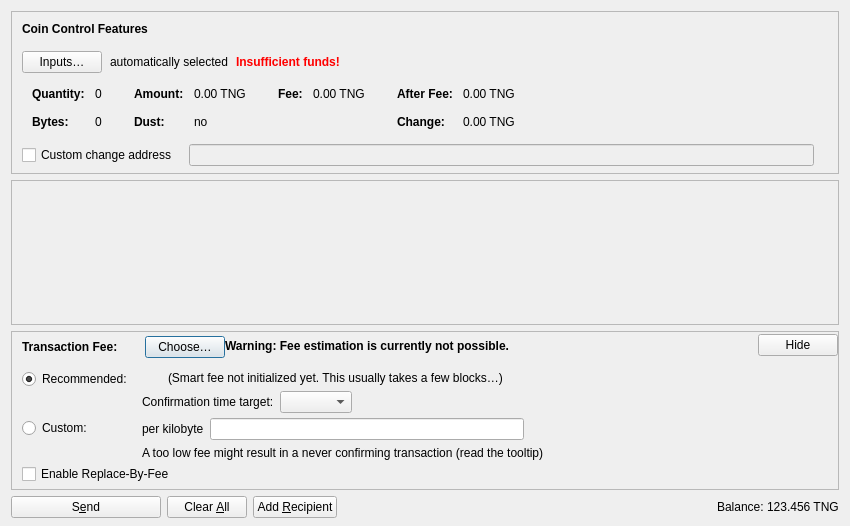
<?xml version="1.0" encoding="UTF-8"?>
<ui version="4.0">
 <class>SendCoinsDialog</class>
 <widget class="QDialog" name="SendCoinsDialog">
  <property name="geometry">
   <rect>
    <x>0</x>
    <y>0</y>
    <width>850</width>
    <height>526</height>
   </rect>
  </property>
  <property name="windowTitle">
   <string>Send Coins</string>
  </property>
  <layout class="QVBoxLayout" name="verticalLayout" stretch="0,1,0,0">
   <property name="bottomMargin">
    <number>8</number>
   </property>
   <item>
    <widget class="QFrame" name="frameCoinControl">
     <property name="sizePolicy">
      <sizepolicy hsizetype="Expanding" vsizetype="Expanding">
       <horstretch>0</horstretch>
       <verstretch>0</verstretch>
      </sizepolicy>
     </property>
     <property name="maximumSize">
      <size>
       <width>16777215</width>
       <height>16777215</height>
      </size>
     </property>
     <property name="frameShape">
      <enum>QFrame::StyledPanel</enum>
     </property>
     <property name="frameShadow">
      <enum>QFrame::Sunken</enum>
     </property>
     <layout class="QVBoxLayout" name="verticalLayoutCoinControl2">
      <property name="spacing">
       <number>0</number>
      </property>
      <property name="leftMargin">
       <number>0</number>
      </property>
      <property name="topMargin">
       <number>0</number>
      </property>
      <property name="rightMargin">
       <number>0</number>
      </property>
      <property name="bottomMargin">
       <number>6</number>
      </property>
      <item>
       <layout class="QVBoxLayout" name="verticalLayoutCoinControl" stretch="0,0,0,0,1">
        <property name="spacing">
         <number>0</number>
        </property>
        <property name="leftMargin">
         <number>10</number>
        </property>
        <property name="topMargin">
         <number>10</number>
        </property>
        <item>
         <layout class="QHBoxLayout" name="horizontalLayoutCoinControl1">
          <property name="bottomMargin">
           <number>15</number>
          </property>
          <item>
           <widget class="QLabel" name="labelCoinControlFeatures">
            <property name="sizePolicy">
             <sizepolicy hsizetype="Preferred" vsizetype="Maximum">
              <horstretch>0</horstretch>
              <verstretch>0</verstretch>
             </sizepolicy>
            </property>
            <property name="font">
             <font>
              <weight>75</weight>
              <bold>true</bold>
             </font>
            </property>
            <property name="styleSheet">
             <string notr="true">font-weight:bold;</string>
            </property>
            <property name="text">
             <string>Coin Control Features</string>
            </property>
           </widget>
          </item>
         </layout>
        </item>
        <item>
         <layout class="QHBoxLayout" name="horizontalLayoutCoinControl2" stretch="0,0,0,0">
          <property name="spacing">
           <number>8</number>
          </property>
          <property name="bottomMargin">
           <number>10</number>
          </property>
          <item>
           <widget class="QPushButton" name="pushButtonCoinControl">
            <property name="styleSheet">
             <string notr="true"/>
            </property>
            <property name="text">
             <string>Inputs…</string>
            </property>
            <property name="autoDefault">
             <bool>false</bool>
            </property>
           </widget>
          </item>
          <item>
           <widget class="QLabel" name="labelCoinControlAutomaticallySelected">
            <property name="text">
             <string>automatically selected</string>
            </property>
            <property name="margin">
             <number>5</number>
            </property>
           </widget>
          </item>
          <item>
           <widget class="QLabel" name="labelCoinControlInsuffFunds">
            <property name="font">
             <font>
              <weight>75</weight>
              <bold>true</bold>
             </font>
            </property>
            <property name="styleSheet">
             <string notr="true">color:red;font-weight:bold;</string>
            </property>
            <property name="text">
             <string>Insufficient funds!</string>
            </property>
            <property name="margin">
             <number>5</number>
            </property>
           </widget>
          </item>
          <item>
           <spacer name="horizontalSpacerCoinControl">
            <property name="orientation">
             <enum>Qt::Horizontal</enum>
            </property>
            <property name="sizeHint" stdset="0">
             <size>
              <width>40</width>
              <height>1</height>
             </size>
            </property>
           </spacer>
          </item>
         </layout>
        </item>
        <item>
         <widget class="QWidget" name="widgetCoinControl" native="true">
          <property name="sizePolicy">
           <sizepolicy hsizetype="Preferred" vsizetype="Preferred">
            <horstretch>0</horstretch>
            <verstretch>0</verstretch>
           </sizepolicy>
          </property>
          <property name="minimumSize">
           <size>
            <width>0</width>
            <height>0</height>
           </size>
          </property>
          <property name="styleSheet">
           <string notr="true"/>
          </property>
          <layout class="QHBoxLayout" name="horizontalLayoutCoinControl5">
           <property name="leftMargin">
            <number>0</number>
           </property>
           <property name="topMargin">
            <number>0</number>
           </property>
           <property name="rightMargin">
            <number>0</number>
           </property>
           <property name="bottomMargin">
            <number>0</number>
           </property>
           <item>
            <layout class="QHBoxLayout" name="horizontalLayoutCoinControl3" stretch="0,0,0,1">
             <property name="spacing">
              <number>20</number>
             </property>
             <property name="topMargin">
              <number>0</number>
             </property>
             <property name="bottomMargin">
              <number>10</number>
             </property>
             <item>
              <layout class="QFormLayout" name="formLayoutCoinControl1">
               <property name="horizontalSpacing">
                <number>10</number>
               </property>
               <property name="verticalSpacing">
                <number>14</number>
               </property>
               <property name="leftMargin">
                <number>10</number>
               </property>
               <property name="topMargin">
                <number>4</number>
               </property>
               <property name="rightMargin">
                <number>6</number>
               </property>
               <item row="0" column="0">
                <widget class="QLabel" name="labelCoinControlQuantityText">
                 <property name="font">
                  <font>
                   <weight>75</weight>
                   <bold>true</bold>
                  </font>
                 </property>
                 <property name="text">
                  <string>Quantity:</string>
                 </property>
                 <property name="margin">
                  <number>0</number>
                 </property>
                </widget>
               </item>
               <item row="0" column="1">
                <widget class="QLabel" name="labelCoinControlQuantity">
                 <property name="cursor">
                  <cursorShape>IBeamCursor</cursorShape>
                 </property>
                 <property name="contextMenuPolicy">
                  <enum>Qt::ActionsContextMenu</enum>
                 </property>
                 <property name="text">
                  <string notr="true">0</string>
                 </property>
                 <property name="margin">
                  <number>0</number>
                 </property>
                 <property name="textInteractionFlags">
                  <set>Qt::LinksAccessibleByMouse|Qt::TextSelectableByKeyboard|Qt::TextSelectableByMouse</set>
                 </property>
                </widget>
               </item>
               <item row="1" column="0">
                <widget class="QLabel" name="labelCoinControlBytesText">
                 <property name="font">
                  <font>
                   <weight>75</weight>
                   <bold>true</bold>
                  </font>
                 </property>
                 <property name="text">
                  <string>Bytes:</string>
                 </property>
                </widget>
               </item>
               <item row="1" column="1">
                <widget class="QLabel" name="labelCoinControlBytes">
                 <property name="cursor">
                  <cursorShape>IBeamCursor</cursorShape>
                 </property>
                 <property name="contextMenuPolicy">
                  <enum>Qt::ActionsContextMenu</enum>
                 </property>
                 <property name="text">
                  <string notr="true">0</string>
                 </property>
                 <property name="textInteractionFlags">
                  <set>Qt::LinksAccessibleByMouse|Qt::TextSelectableByKeyboard|Qt::TextSelectableByMouse</set>
                 </property>
                </widget>
               </item>
              </layout>
             </item>
             <item>
              <layout class="QFormLayout" name="formLayoutCoinControl2">
               <property name="horizontalSpacing">
                <number>10</number>
               </property>
               <property name="verticalSpacing">
                <number>14</number>
               </property>
               <property name="leftMargin">
                <number>6</number>
               </property>
               <property name="topMargin">
                <number>4</number>
               </property>
               <property name="rightMargin">
                <number>6</number>
               </property>
               <item row="0" column="0">
                <widget class="QLabel" name="labelCoinControlAmountText">
                 <property name="font">
                  <font>
                   <weight>75</weight>
                   <bold>true</bold>
                  </font>
                 </property>
                 <property name="text">
                  <string>Amount:</string>
                 </property>
                 <property name="margin">
                  <number>0</number>
                 </property>
                </widget>
               </item>
               <item row="0" column="1">
                <widget class="QLabel" name="labelCoinControlAmount">
                 <property name="cursor">
                  <cursorShape>IBeamCursor</cursorShape>
                 </property>
                 <property name="contextMenuPolicy">
                  <enum>Qt::ActionsContextMenu</enum>
                 </property>
                 <property name="text">
                  <string notr="true">0.00 TNG</string>
                 </property>
                 <property name="textInteractionFlags">
                  <set>Qt::LinksAccessibleByMouse|Qt::TextSelectableByKeyboard|Qt::TextSelectableByMouse</set>
                 </property>
                </widget>
               </item>
               <item row="1" column="0">
                <widget class="QLabel" name="labelCoinControlLowOutputText">
                 <property name="font">
                  <font>
                   <weight>75</weight>
                   <bold>true</bold>
                  </font>
                 </property>
                 <property name="text">
                  <string>Dust:</string>
                 </property>
                </widget>
               </item>
               <item row="1" column="1">
                <widget class="QLabel" name="labelCoinControlLowOutput">
                 <property name="cursor">
                  <cursorShape>IBeamCursor</cursorShape>
                 </property>
                 <property name="contextMenuPolicy">
                  <enum>Qt::ActionsContextMenu</enum>
                 </property>
                 <property name="text">
                  <string notr="true">no</string>
                 </property>
                 <property name="textInteractionFlags">
                  <set>Qt::LinksAccessibleByMouse|Qt::TextSelectableByKeyboard|Qt::TextSelectableByMouse</set>
                 </property>
                </widget>
               </item>
              </layout>
             </item>
             <item>
              <layout class="QFormLayout" name="formLayoutCoinControl3">
               <property name="horizontalSpacing">
                <number>10</number>
               </property>
               <property name="verticalSpacing">
                <number>14</number>
               </property>
               <property name="leftMargin">
                <number>6</number>
               </property>
               <property name="topMargin">
                <number>4</number>
               </property>
               <property name="rightMargin">
                <number>6</number>
               </property>
               <item row="0" column="0">
                <widget class="QLabel" name="labelCoinControlFeeText">
                 <property name="font">
                  <font>
                   <weight>75</weight>
                   <bold>true</bold>
                  </font>
                 </property>
                 <property name="text">
                  <string>Fee:</string>
                 </property>
                 <property name="margin">
                  <number>0</number>
                 </property>
                </widget>
               </item>
               <item row="0" column="1">
                <widget class="QLabel" name="labelCoinControlFee">
                 <property name="cursor">
                  <cursorShape>IBeamCursor</cursorShape>
                 </property>
                 <property name="contextMenuPolicy">
                  <enum>Qt::ActionsContextMenu</enum>
                 </property>
                 <property name="text">
                  <string notr="true">0.00 TNG</string>
                 </property>
                 <property name="textInteractionFlags">
                  <set>Qt::LinksAccessibleByMouse|Qt::TextSelectableByKeyboard|Qt::TextSelectableByMouse</set>
                 </property>
                </widget>
               </item>
              </layout>
             </item>
             <item>
              <layout class="QFormLayout" name="formLayoutCoinControl4">
               <property name="horizontalSpacing">
                <number>10</number>
               </property>
               <property name="verticalSpacing">
                <number>14</number>
               </property>
               <property name="leftMargin">
                <number>6</number>
               </property>
               <property name="topMargin">
                <number>4</number>
               </property>
               <property name="rightMargin">
                <number>6</number>
               </property>
               <item row="0" column="0">
                <widget class="QLabel" name="labelCoinControlAfterFeeText">
                 <property name="font">
                  <font>
                   <weight>75</weight>
                   <bold>true</bold>
                  </font>
                 </property>
                 <property name="text">
                  <string>After Fee:</string>
                 </property>
                 <property name="margin">
                  <number>0</number>
                 </property>
                </widget>
               </item>
               <item row="0" column="1">
                <widget class="QLabel" name="labelCoinControlAfterFee">
                 <property name="cursor">
                  <cursorShape>IBeamCursor</cursorShape>
                 </property>
                 <property name="contextMenuPolicy">
                  <enum>Qt::ActionsContextMenu</enum>
                 </property>
                 <property name="text">
                  <string notr="true">0.00 TNG</string>
                 </property>
                 <property name="textInteractionFlags">
                  <set>Qt::LinksAccessibleByMouse|Qt::TextSelectableByKeyboard|Qt::TextSelectableByMouse</set>
                 </property>
                </widget>
               </item>
               <item row="1" column="0">
                <widget class="QLabel" name="labelCoinControlChangeText">
                 <property name="font">
                  <font>
                   <weight>75</weight>
                   <bold>true</bold>
                  </font>
                 </property>
                 <property name="text">
                  <string>Change:</string>
                 </property>
                </widget>
               </item>
               <item row="1" column="1">
                <widget class="QLabel" name="labelCoinControlChange">
                 <property name="cursor">
                  <cursorShape>IBeamCursor</cursorShape>
                 </property>
                 <property name="contextMenuPolicy">
                  <enum>Qt::ActionsContextMenu</enum>
                 </property>
                 <property name="text">
                  <string notr="true">0.00 TNG</string>
                 </property>
                 <property name="textInteractionFlags">
                  <set>Qt::LinksAccessibleByMouse|Qt::TextSelectableByKeyboard|Qt::TextSelectableByMouse</set>
                 </property>
                </widget>
               </item>
              </layout>
             </item>
            </layout>
           </item>
          </layout>
         </widget>
        </item>
        <item>
         <layout class="QHBoxLayout" name="horizontalLayoutCoinControl4" stretch="0,0,0">
          <property name="spacing">
           <number>12</number>
          </property>
          <property name="sizeConstraint">
           <enum>QLayout::SetDefaultConstraint</enum>
          </property>
          <property name="topMargin">
           <number>5</number>
          </property>
          <property name="rightMargin">
           <number>5</number>
          </property>
          <item>
           <widget class="QCheckBox" name="checkBoxCoinControlChange">
            <property name="toolTip">
             <string>If this is activated, but the change address is empty or invalid, change will be sent to a newly generated address.</string>
            </property>
            <property name="text">
             <string>Custom change address</string>
            </property>
           </widget>
          </item>
          <item>
           <widget class="QValidatedLineEdit" name="lineEditCoinControlChange">
            <property name="enabled">
             <bool>false</bool>
            </property>
            <property name="sizePolicy">
             <sizepolicy hsizetype="Expanding" vsizetype="Fixed">
              <horstretch>0</horstretch>
              <verstretch>0</verstretch>
             </sizepolicy>
            </property>
           </widget>
          </item>
          <item>
           <widget class="QLabel" name="labelCoinControlChangeLabel">
            <property name="sizePolicy">
             <sizepolicy hsizetype="Preferred" vsizetype="Expanding">
              <horstretch>0</horstretch>
              <verstretch>0</verstretch>
             </sizepolicy>
            </property>
            <property name="minimumSize">
             <size>
              <width>0</width>
              <height>0</height>
             </size>
            </property>
            <property name="text">
             <string/>
            </property>
            <property name="margin">
             <number>3</number>
            </property>
           </widget>
          </item>
         </layout>
        </item>
        <item>
         <spacer name="verticalSpacerCoinControl">
          <property name="orientation">
           <enum>Qt::Vertical</enum>
          </property>
          <property name="sizeHint" stdset="0">
           <size>
            <width>800</width>
            <height>1</height>
           </size>
          </property>
         </spacer>
        </item>
       </layout>
      </item>
     </layout>
    </widget>
   </item>
   <item>
    <widget class="QScrollArea" name="scrollArea">
     <property name="widgetResizable">
      <bool>true</bool>
     </property>
     <widget class="QWidget" name="scrollAreaWidgetContents">
      <property name="geometry">
       <rect>
        <x>0</x>
        <y>0</y>
        <width>830</width>
        <height>104</height>
       </rect>
      </property>
      <layout class="QVBoxLayout" name="verticalLayout_2" stretch="0,1">
       <property name="leftMargin">
        <number>0</number>
       </property>
       <property name="topMargin">
        <number>0</number>
       </property>
       <property name="rightMargin">
        <number>0</number>
       </property>
       <property name="bottomMargin">
        <number>0</number>
       </property>
       <item>
        <layout class="QVBoxLayout" name="entries">
         <property name="spacing">
          <number>6</number>
         </property>
        </layout>
       </item>
       <item>
        <spacer name="verticalSpacer">
         <property name="orientation">
          <enum>Qt::Vertical</enum>
         </property>
         <property name="sizeHint" stdset="0">
          <size>
           <width>20</width>
           <height>40</height>
          </size>
         </property>
        </spacer>
       </item>
      </layout>
     </widget>
    </widget>
   </item>
   <item>
    <widget class="QFrame" name="frameFee">
     <property name="sizePolicy">
      <sizepolicy hsizetype="Expanding" vsizetype="Expanding">
       <horstretch>0</horstretch>
       <verstretch>0</verstretch>
      </sizepolicy>
     </property>
     <property name="maximumSize">
      <size>
       <width>16777215</width>
       <height>16777215</height>
      </size>
     </property>
     <property name="frameShape">
      <enum>QFrame::StyledPanel</enum>
     </property>
     <property name="frameShadow">
      <enum>QFrame::Sunken</enum>
     </property>
     <layout class="QVBoxLayout" name="verticalLayoutFee1">
      <property name="spacing">
       <number>0</number>
      </property>
      <property name="leftMargin">
       <number>0</number>
      </property>
      <property name="topMargin">
       <number>0</number>
      </property>
      <property name="rightMargin">
       <number>0</number>
      </property>
      <property name="bottomMargin">
       <number>0</number>
      </property>
      <item>
       <layout class="QVBoxLayout" name="verticalLayoutFee2" stretch="0,0,0">
        <property name="spacing">
         <number>0</number>
        </property>
        <property name="leftMargin">
         <number>10</number>
        </property>
        <property name="topMargin">
         <number>0</number>
        </property>
        <item>
         <layout class="QHBoxLayout" name="horizontalLayoutFee1">
          <property name="bottomMargin">
           <number>0</number>
          </property>
          <item>
           <layout class="QVBoxLayout" name="verticalLayoutFee7">
            <property name="spacing">
             <number>0</number>
            </property>
            <item>
             <spacer name="verticalSpacerSmartFee">
              <property name="orientation">
               <enum>Qt::Vertical</enum>
              </property>
              <property name="sizeType">
               <enum>QSizePolicy::Fixed</enum>
              </property>
              <property name="sizeHint" stdset="0">
               <size>
                <width>1</width>
                <height>4</height>
               </size>
              </property>
             </spacer>
            </item>
            <item>
             <layout class="QHBoxLayout" name="horizontalLayoutSmartFee">
              <property name="spacing">
               <number>10</number>
              </property>
              <item>
               <widget class="QLabel" name="labelFeeHeadline">
                <property name="sizePolicy">
                 <sizepolicy hsizetype="Preferred" vsizetype="Maximum">
                  <horstretch>0</horstretch>
                  <verstretch>0</verstretch>
                 </sizepolicy>
                </property>
                <property name="font">
                 <font>
                  <weight>75</weight>
                  <bold>true</bold>
                 </font>
                </property>
                <property name="styleSheet">
                 <string notr="true">font-weight:bold;</string>
                </property>
                <property name="text">
                 <string>Transaction Fee:</string>
                </property>
               </widget>
              </item>
              <item>
               <widget class="QLabel" name="labelFeeMinimized">
                <property name="text">
                 <string/>
                </property>
               </widget>
              </item>
              <item>
               <widget class="QPushButton" name="buttonChooseFee">
                <property name="text">
                 <string>Choose…</string>
                </property>
               </widget>
              </item>
             </layout>
            </item>
            <item>
             <spacer name="verticalSpacer_5">
              <property name="orientation">
               <enum>Qt::Vertical</enum>
              </property>
              <property name="sizeHint" stdset="0">
               <size>
                <width>1</width>
                <height>1</height>
               </size>
              </property>
             </spacer>
            </item>
           </layout>
          </item>
          <item>
           <widget class="QLabel" name="fallbackFeeWarningLabel">
            <property name="toolTip">
             <string>Using the fallbackfee can result in sending a transaction that will take several hours or days (or never) to confirm. Consider choosing your fee manually or wait until you have validated the complete chain.</string>
            </property>
            <property name="font">
            <font>
                <weight>75</weight>
                <bold>true</bold>
            </font>
            </property>
            <property name="text">
             <string>Warning: Fee estimation is currently not possible.</string>
            </property>
            <property name="wordWrap">
             <bool>false</bool>
            </property>
           </widget>
          </item>
          <item>
           <spacer name="horizontalSpacer_4">
            <property name="orientation">
             <enum>Qt::Horizontal</enum>
            </property>
            <property name="sizeType">
             <enum>QSizePolicy::MinimumExpanding</enum>
            </property>
            <property name="sizeHint" stdset="0">
             <size>
              <width>40</width>
              <height>20</height>
             </size>
            </property>
           </spacer>
          </item>
          <item>
           <widget class="QPushButton" name="buttonMinimizeFee">
            <property name="toolTip">
             <string>Hide transaction fee settings</string>
            </property>
            <property name="text">
             <string>Hide</string>
            </property>
           </widget>
          </item>
         </layout>
        </item>
        <item>
         <widget class="QFrame" name="frameFeeSelection">
          <layout class="QVBoxLayout" name="verticalLayoutFee12">
           <property name="spacing">
            <number>0</number>
           </property>
           <property name="leftMargin">
            <number>0</number>
           </property>
           <property name="topMargin">
            <number>0</number>
           </property>
           <property name="rightMargin">
            <number>0</number>
           </property>
           <property name="bottomMargin">
            <number>0</number>
           </property>
           <item>
            <layout class="QGridLayout" name="gridLayoutFee">
             <property name="topMargin">
              <number>10</number>
             </property>
             <property name="bottomMargin">
              <number>4</number>
             </property>
             <property name="horizontalSpacing">
              <number>10</number>
             </property>
             <property name="verticalSpacing">
              <number>4</number>
             </property>
             <item row="1" column="1">
              <layout class="QVBoxLayout" name="verticalLayoutFee8">
               <property name="spacing">
                <number>6</number>
               </property>
               <item>
                <layout class="QHBoxLayout" name="horizontalLayoutFee13">
                 <item>
                  <widget class="QLabel" name="labelCustomPerKilobyte">
                   <property name="toolTip">
                    <string>Specify a custom fee per kB (1,000 bytes) of the transaction's virtual size.

Note:  Since the fee is calculated on a per-byte basis, a fee rate of "100 satoshis per kvB" for a transaction size of 500 virtual bytes (half of 1 kvB) would ultimately yield a fee of only 50 satoshis.</string>
                   </property>
                   <property name="text">
                    <string>per kilobyte</string>
                   </property>
                  </widget>
                 </item>
                 <item>
                  <widget class="TangerineAmountField" name="customFee"/>
                 </item>
                 <item>
                  <spacer name="horizontalSpacer_6">
                   <property name="orientation">
                    <enum>Qt::Horizontal</enum>
                   </property>
                   <property name="sizeHint" stdset="0">
                    <size>
                     <width>1</width>
                     <height>1</height>
                    </size>
                   </property>
                  </spacer>
                 </item>
                </layout>
               </item>
               <item>
                <layout class="QHBoxLayout" name="horizontalLayoutFee8">
                 <item>
                  <widget class="QLabel" name="labelCustomFeeWarning">
                   <property name="enabled">
                    <bool>true</bool>
                   </property>
                   <property name="toolTip">
                    <string>When there is less transaction volume than space in the blocks, miners as well as relaying nodes may enforce a minimum fee. Paying only this minimum fee is just fine, but be aware that this can result in a never confirming transaction once there is more demand for tangerine transactions than the network can process.</string>
                   </property>
                   <property name="text">
                    <string>A too low fee might result in a never confirming transaction (read the tooltip)</string>
                   </property>
                  </widget>
                 </item>
                 <item>
                  <spacer name="horizontalSpacer_2">
                   <property name="orientation">
                    <enum>Qt::Horizontal</enum>
                   </property>
                   <property name="sizeHint" stdset="0">
                    <size>
                     <width>1</width>
                     <height>1</height>
                    </size>
                   </property>
                  </spacer>
                 </item>
                </layout>
               </item>
              </layout>
             </item>
             <item row="0" column="0">
              <layout class="QVBoxLayout" name="verticalLayoutFee4" stretch="0,1">
               <item>
                <widget class="QRadioButton" name="radioSmartFee">
                 <property name="text">
                  <string>Recommended:</string>
                 </property>
                 <property name="checked">
                  <bool>true</bool>
                 </property>
                 <attribute name="buttonGroup">
                  <string notr="true">groupFee</string>
                 </attribute>
                </widget>
               </item>
               <item>
                <spacer name="verticalSpacer_2">
                 <property name="orientation">
                  <enum>Qt::Vertical</enum>
                 </property>
                 <property name="sizeHint" stdset="0">
                  <size>
                   <width>1</width>
                   <height>1</height>
                  </size>
                 </property>
                </spacer>
               </item>
              </layout>
             </item>
             <item row="1" column="0">
              <layout class="QVBoxLayout" name="verticalLayoutFee9" stretch="0,1">
               <item>
                <widget class="QRadioButton" name="radioCustomFee">
                 <property name="text">
                  <string>Custom:</string>
                 </property>
                 <attribute name="buttonGroup">
                  <string notr="true">groupFee</string>
                 </attribute>
                </widget>
               </item>
               <item>
                <spacer name="verticalSpacer_6">
                 <property name="orientation">
                  <enum>Qt::Vertical</enum>
                 </property>
                 <property name="sizeHint" stdset="0">
                  <size>
                   <width>1</width>
                   <height>1</height>
                  </size>
                 </property>
                </spacer>
               </item>
              </layout>
             </item>
             <item row="0" column="1">
              <layout class="QVBoxLayout" name="verticalLayoutFee3" stretch="0,0,1">
               <property name="spacing">
                <number>6</number>
               </property>
               <property name="topMargin">
                <number>2</number>
               </property>
               <item>
                <layout class="QHBoxLayout" name="horizontalLayoutFee12">
                 <item>
                  <widget class="QLabel" name="labelSmartFee">
                   <property name="text">
                    <string/>
                   </property>
                  </widget>
                 </item>
                 <item>
                  <widget class="QLabel" name="labelFeeEstimation">
                   <property name="text">
                    <string/>
                   </property>
                  </widget>
                 </item>
                 <item>
                  <widget class="QLabel" name="labelSmartFee2">
                   <property name="text">
                    <string>(Smart fee not initialized yet. This usually takes a few blocks…)</string>
                   </property>
                  </widget>
                 </item>
                 <item>
                  <spacer name="horizontalSpacer_5">
                   <property name="orientation">
                    <enum>Qt::Horizontal</enum>
                   </property>
                   <property name="sizeHint" stdset="0">
                    <size>
                     <width>1</width>
                     <height>1</height>
                    </size>
                   </property>
                  </spacer>
                 </item>
                </layout>
               </item>
               <item>
                <layout class="QHBoxLayout" name="horizontalLayoutFee9">
                 <item>
                  <layout class="QVBoxLayout" name="verticalLayoutFee6">
                   <item>
                    <widget class="QLabel" name="labelSmartFee3">
                     <property name="text">
                      <string>Confirmation time target:</string>
                     </property>
                    </widget>
                   </item>
                  </layout>
                 </item>
                 <item>
                  <layout class="QVBoxLayout" name="verticalLayoutFee5">
                   <property name="rightMargin">
                    <number>30</number>
                   </property>
                   <item>
                    <layout class="QHBoxLayout" name="horizontalLayoutConfTarget">
                     <property name="bottomMargin">
                      <number>0</number>
                     </property>
                     <item>
                      <widget class="QComboBox" name="confTargetSelector"/>
                     </item>
                     <item>
                      <spacer name="horizontalSpacerConfTarget">
                       <property name="orientation">
                        <enum>Qt::Horizontal</enum>
                       </property>
                       <property name="sizeHint" stdset="0">
                        <size>
                         <width>40</width>
                         <height>20</height>
                        </size>
                       </property>
                      </spacer>
                     </item>
                    </layout>
                   </item>
                  </layout>
                 </item>
                </layout>
               </item>
               <item>
                <spacer name="verticalSpacer_4">
                 <property name="orientation">
                  <enum>Qt::Vertical</enum>
                 </property>
                 <property name="sizeHint" stdset="0">
                  <size>
                   <width>1</width>
                   <height>1</height>
                  </size>
                 </property>
                </spacer>
               </item>
              </layout>
             </item>
            </layout>
           </item>
           <item>
            <widget class="QCheckBox" name="optInRBF">
             <property name="text">
              <string>Enable Replace-By-Fee</string>
             </property>
             <property name="toolTip">
              <string>With Replace-By-Fee (BIP-125) you can increase a transaction's fee after it is sent. Without this, a higher fee may be recommended to compensate for increased transaction delay risk.</string>
             </property>
            </widget>
           </item>
          </layout>
         </widget>
        </item>
        <item>
         <spacer name="verticalSpacerFee">
          <property name="orientation">
           <enum>Qt::Vertical</enum>
          </property>
          <property name="sizeHint" stdset="0">
           <size>
            <width>40</width>
            <height>5</height>
           </size>
          </property>
         </spacer>
        </item>
       </layout>
      </item>
     </layout>
    </widget>
   </item>
   <item>
    <layout class="QHBoxLayout" name="horizontalLayout">
     <item>
      <widget class="QPushButton" name="sendButton">
       <property name="minimumSize">
        <size>
         <width>150</width>
         <height>0</height>
        </size>
       </property>
       <property name="toolTip">
        <string>Confirm the send action</string>
       </property>
       <property name="text">
        <string>S&amp;end</string>
       </property>
       <property name="icon">
        <iconset resource="../tangerine.qrc">
         <normaloff>:/icons/send</normaloff>:/icons/send</iconset>
       </property>
       <property name="autoDefault">
        <bool>false</bool>
       </property>
       <property name="default">
        <bool>false</bool>
       </property>
      </widget>
     </item>
     <item>
      <widget class="QPushButton" name="clearButton">
       <property name="sizePolicy">
        <sizepolicy hsizetype="Minimum" vsizetype="Fixed">
         <horstretch>0</horstretch>
         <verstretch>0</verstretch>
        </sizepolicy>
       </property>
       <property name="toolTip">
        <string>Clear all fields of the form.</string>
       </property>
       <property name="text">
        <string>Clear &amp;All</string>
       </property>
       <property name="icon">
        <iconset resource="../tangerine.qrc">
         <normaloff>:/icons/remove</normaloff>:/icons/remove</iconset>
       </property>
       <property name="autoDefault">
        <bool>false</bool>
       </property>
      </widget>
     </item>
     <item>
      <widget class="QPushButton" name="addButton">
       <property name="toolTip">
        <string>Send to multiple recipients at once</string>
       </property>
       <property name="text">
        <string>Add &amp;Recipient</string>
       </property>
       <property name="icon">
        <iconset resource="../tangerine.qrc">
         <normaloff>:/icons/add</normaloff>:/icons/add</iconset>
       </property>
       <property name="autoDefault">
        <bool>false</bool>
       </property>
      </widget>
     </item>
     <item>
      <spacer name="horizontalSpacer">
       <property name="orientation">
        <enum>Qt::Horizontal</enum>
       </property>
       <property name="sizeHint" stdset="0">
        <size>
         <width>40</width>
         <height>20</height>
        </size>
       </property>
      </spacer>
     </item>
     <item>
      <layout class="QHBoxLayout" name="horizontalLayout_2">
       <property name="spacing">
        <number>3</number>
       </property>
       <item>
        <widget class="QLabel" name="labelBalanceName">
         <property name="sizePolicy">
          <sizepolicy hsizetype="Preferred" vsizetype="Fixed">
           <horstretch>0</horstretch>
           <verstretch>0</verstretch>
          </sizepolicy>
         </property>
         <property name="text">
          <string>Balance:</string>
         </property>
        </widget>
       </item>
       <item>
        <widget class="QLabel" name="labelBalance">
         <property name="sizePolicy">
          <sizepolicy hsizetype="Preferred" vsizetype="Fixed">
           <horstretch>0</horstretch>
           <verstretch>0</verstretch>
          </sizepolicy>
         </property>
         <property name="cursor">
          <cursorShape>IBeamCursor</cursorShape>
         </property>
         <property name="text">
          <string notr="true">123.456 TNG</string>
         </property>
         <property name="textInteractionFlags">
          <set>Qt::LinksAccessibleByMouse|Qt::TextSelectableByKeyboard|Qt::TextSelectableByMouse</set>
         </property>
        </widget>
       </item>
      </layout>
     </item>
    </layout>
   </item>
  </layout>
 </widget>
 <customwidgets>
  <customwidget>
   <class>QValidatedLineEdit</class>
   <extends>QLineEdit</extends>
   <header>qt/qvalidatedlineedit.h</header>
  </customwidget>
  <customwidget>
   <class>TangerineAmountField</class>
   <extends>QLineEdit</extends>
   <header>qt/tangerineamountfield.h</header>
   <container>1</container>
  </customwidget>
 </customwidgets>
 <resources>
  <include location="../tangerine.qrc"/>
 </resources>
 <connections/>
 <buttongroups>
  <buttongroup name="groupFee"/>
 </buttongroups>
</ui>
